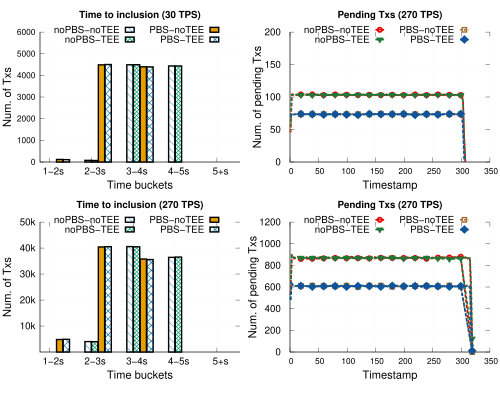

The script that saved this image:
# 
# Author: Peterson Yuhala
#

#set term postscript size 5in,2.3in linewidth 1 color eps enhanced 22
set term postscript size 5in,4in linewidth 1 color eps enhanced 22
set encoding utf8


set output "var_tps_tx.eps"
set datafile separator comma

load "styles.inc"
load "common.gnuplot" 
load "linetypes.gnuplot"

## Multiplot settings

## mp_startx # Left edge of col 0 plot area
## mp_starty          # Top of row 0 plot area
## mp_width            # Total width of plot area
## mp_height         # Total height of plot area
## mp_rowgap         # Gap between plot rows
## mp_colgap          # Gap between plot columns
          

#mp_startx=0.08
#mp_starty=0.15

#mp_height=0.65
#mp_rowgap=0.19
#mp_colgap=0.1
#mp_width=0.9

#eval mpSetup(2, 1)

mp_startx=0.08
mp_starty=0.08
mp_height=0.80
mp_rowgap=0.15
mp_colgap=0.1
mp_width=0.90

eval mpSetup(2, 2)
#

font_size = 14
label_size = 18

set ytics nomirror
set grid y
set ytics font ",12"


eval mpNext
# --- GRAPH a (top left)


set title "Time to inclusion (30 TPS)" font "Helvetica-bold,14" #offset 0,-0.2

set ylabel "Num. of Txs" font ",16"  offset 4,0
set xlabel "Time buckets" font ",16"
set xtics font ",14"


set xtics("1-2s" 0, "2-3s" 1, "3-4s" 2, "4-5s" 3, "5+s" 4) font ",14"


#set xtics rotate by 60

set style fill solid border -1
set boxwidth 0.15
set xtics offset 0.4,0.4,0
set ytics offset 0.5,0,0
set xlabel offset 0,1,0

dx=0.08
#set offset 25, -0.5, 0, 0 #left,right,top,bottom

set yrange [0:6000]

#set key samplen 1 font ",14" at graph 0.5,0.95
#set key maxrows 1 samplen 0.5 width -2 invert center at graph 1.1,1.125 font ",12"
#set key samplen 1 font ",14" at graph 0.5,0.95

set key samplen 0.75 maxrows 2 at graph 0.5, 0.98 center font ",14"



plot 'data/no_pbs_no_tee/no-pbs_no-tee_30_tx_tti.csv' u ($1-dx):3 t "noPBS-noTEE" with boxes ls 1 lc rgb C2 fillstyle pattern 4, \
    'data/no_pbs_tee/no-pbs_tee_30_tx_tti.csv' u ($1+dx):3 t "noPBS-TEE"  with boxes ls 1 lc rgb C3 fillstyle pattern 2, \
    'data/pbs_no_tee/pbs_rbuilder_no-tee_30_tx_tti.csv' u ($1+3*dx):3 t "PBS-noTEE"  with boxes ls 1 lc rgb C1 fillstyle pattern 3, \
    'data/pbs_tee/pbs_rbuilder_tee_30_tx_tti.csv' u ($1+5*dx):3 t "PBS-TEE"  with boxes ls 1 lc rgb C5 fillstyle pattern 9
    

unset ytics

unset xtics

eval mpNext
# --- GRAPH b (top right)
set xrange[0:350]

set ytics autofreq
set ytics  font ",14"
set yrange [0:200]


set title "Pending Txs (270 TPS)" font "Helvetica-bold,14" #offset 0,-0.2

set ylabel "Num. of pending Txs" font ",16"  offset 3,0
set xlabel "Timestamp" font ",16" 
set xtics offset 0,0.4,0 font ",12"


#set key samplen 1 maxrows 1 center top outside at graph 0.5, 1.0 font ",14"

plot 'data/no_pbs_no_tee/no-pbs_no-tee_30_tx_pending_tx_smoothed.csv' u 1:4 every 2  w l ls 2006 notitle, \
     '' u 1:4 every 20 t "noPBS-noTEE" w lp ls 2006, \
     'data/no_pbs_tee/no-pbs_tee_30_tx_pending_tx_smoothed.csv' u 1:4 every 2  w l ls 2007 notitle, \
     '' u 1:4 every 20 t "noPBS-TEE" w lp ls 2007, \
     'data/pbs_no_tee/pbs_rbuilder_no-tee_30_tx_pending_tx_smoothed.csv' u 1:4 every 2 w l ls 22004 notitle, \
     '' u 1:4 every 20 t "PBS-noTEE" w lp ls 22004, \
     'data/pbs_tee/pbs_rbuilder_tee_30_tx_pending_tx_smoothed.csv' u 1:4 every 2 w l ls 22001 notitle, \
        '' u 1:4 every 20 t "PBS-TEE" w lp ls 22001
     


eval mpNext
# --- GRAPH a (bottom left)
unset xrange

set title "Time to inclusion (270 TPS)" font "Helvetica-bold,14" #offset 0,-0.2

set ylabel "Num. of Txs" font ",16"  offset 2,0
set xlabel "Time buckets" font ",16"

set xtics("1-2s" 0, "2-3s" 1, "3-4s" 2, "4-5s" 3, "5+s" 4) font ",14"
set ytics("10k" 10000, "20k" 20000, "30k" 30000, "40k" 40000, "50k" 50000) font ",14"

#set xtics rotate by 60

set style fill solid border -1
set boxwidth 0.15
set xtics offset 0.4,0.4,0
set ytics offset 0.5,0,0
set xlabel offset 0,1,0

dx=0.08
#set offset 25, -0.5, 0, 0 #left,right,top,bottom

#set xrange[0:400]
set yrange [0:50000]

set key samplen 0.75 maxrows 2 at graph 0.5, 0.98 center font ",14"



plot 'data/no_pbs_no_tee/no-pbs_no-tee_270_tx_tti.csv' u ($1-dx):3 t "noPBS-noTEE" with boxes ls 1 lc rgb C2 fillstyle pattern 4, \
    'data/no_pbs_tee/no-pbs_tee_270_tx_tti.csv' u ($1+dx):3 t "noPBS-TEE"  with boxes ls 1 lc rgb C3 fillstyle pattern 2, \
    'data/pbs_no_tee/pbs_rbuilder_no-tee_270_tx_tti.csv' u ($1+3*dx):3 t "PBS-noTEE"  with boxes ls 1 lc rgb C1 fillstyle pattern 3, \
    'data/pbs_tee/pbs_rbuilder_tee_270_tx_tti.csv' u ($1+5*dx):3 t "PBS-TEE"  with boxes ls 1 lc rgb C5 fillstyle pattern 9
    

unset ytics
unset xtics

eval mpNext
# --- GRAPH b (bottom right)
set xrange[0:350]

set ytics autofreq
set ytics  font ",14"
set yrange [0:1200]


set title "Pending Txs (270 TPS)" font "Helvetica-bold,14" #offset 0,-0.2

set ylabel "Num. of pending Txs" font ",16"  offset 3.5,0
set xlabel "Timestamp" font ",16" 
set xtics offset 0,0.4,0 font ",12"


#set key samplen 1 maxrows 1 center top outside at graph 0.5, 1.0 font ",14"

plot 'data/no_pbs_no_tee/no-pbs_no-tee_270_tx_pending_tx_smoothed.csv' u 1:4 every 2  w l ls 2006 notitle, \
     '' u 1:4 every 20 t "noPBS-noTEE" w lp ls 2006, \
     'data/no_pbs_tee/no-pbs_tee_270_tx_pending_tx_smoothed.csv' u 1:4 every 2  w l ls 2007 notitle, \
     '' u 1:4 every 20 t "noPBS-TEE" w lp ls 2007, \
     'data/pbs_no_tee/pbs_rbuilder_no-tee_270_tx_pending_tx_smoothed.csv' u 1:4 every 2 w l ls 22004 notitle, \
     '' u 1:4 every 20 t "PBS-noTEE" w lp ls 22004, \
     'data/pbs_tee/pbs_rbuilder_tee_270_tx_pending_tx_smoothed.csv' u 1:4 every 2 w l ls 22001 notitle, \
        '' u 1:4 every 20 t "PBS-TEE" w lp ls 22001
     


     
!epstopdf "var_tps_tx.eps"
!rm "var_tps_tx.eps"
quit
